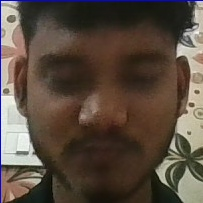
#> input picture data/user.1.101.jpg, 203 x 203 px; its folder holds 4 pictures in this run
$ python classifier.py
#> lines starting #> are read from the running program, lines starting #| are printed output that depends on the picture
import numpy as np
from PIL import Image
import os,cv2

def train_classifier(data_dir):
#> called with data_dir = 'data'
    path = [os.path.join(data_dir, f) for f in os.listdir(data_dir)]

    faces = []
    ids = []

    for image in path:
        img = Image.open(image).convert('L')
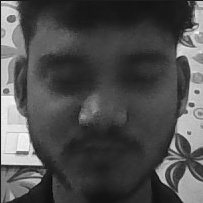
#> img: PIL image 203x203 L; min 4, max 250, mean 77.8
        imageNp = np.array(img, 'uint8')
        id = int(os.path.split(image)[1].split(".")[1])

        faces.append(imageNp)
        ids.append(id)
#> pass 2 of the loop in train_classifier, `for image in path:`:
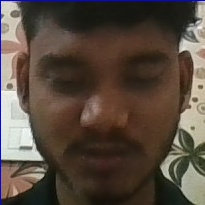
#> input picture data/user.1.103.jpg, 205 x 205 px
#> in train_classifier, `img = Image.open(image).convert('L')`:
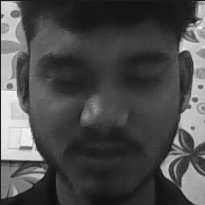
#> img: PIL image 205x205 L; min 6, max 251, mean 76
#> pass 3 of the loop in train_classifier, `for image in path:`:
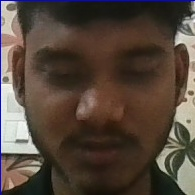
#> input picture data/user.1.104.jpg, 195 x 195 px
#> in train_classifier, `img = Image.open(image).convert('L')`:
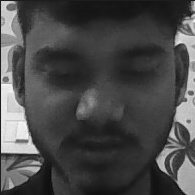
#> img: PIL image 195x195 L; min 9, max 248, mean 72.9
#> the loop made 4 passes; the first 3 are shown

    ids = np.array(ids)

    clf=cv2.face.LBPHFaceRecognizer_create()
    clf.train(faces, ids)
    clf.write("classifier.yml")

train_classifier("data")
